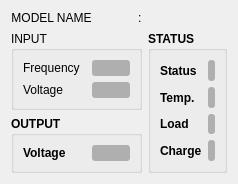
     <widget class="QWidget" name="tab_2">
      <attribute name="title">
       <string>UPS2</string>
      </attribute>
      <layout class="QGridLayout" name="gridLayout_9">
       <item row="0" column="0">
        <widget class="QLabel" name="label_16">
         <property name="maximumSize">
          <size>
           <width>16777215</width>
           <height>15</height>
          </size>
         </property>
         <property name="text">
          <string>MODEL NAME              :</string>
         </property>
         <property name="alignment">
          <set>Qt::AlignCenter</set>
         </property>
        </widget>
       </item>
       <item row="0" column="1">
        <widget class="QLabel" name="ups2_model">
         <property name="enabled">
          <bool>true</bool>
         </property>
         <property name="maximumSize">
          <size>
           <width>16777215</width>
           <height>15</height>
          </size>
         </property>
         <property name="font">
          <font>
           <weight>75</weight>
           <bold>true</bold>
          </font>
         </property>
         <property name="text">
          <string/>
         </property>
         <property name="alignment">
          <set>Qt::AlignCenter</set>
         </property>
        </widget>
       </item>
       <item row="1" column="0">
        <widget class="QGroupBox" name="groupBox_11">
         <property name="styleSheet">
          <string notr="true">font: 75 bold 9pt &quot;Sans Serif&quot;;</string>
         </property>
         <property name="title">
          <string>INPUT</string>
         </property>
         <layout class="QGridLayout" name="gridLayout_7">
          <item row="0" column="0">
           <widget class="QLabel" name="label_2">
            <property name="minimumSize">
             <size>
              <width>63</width>
              <height>0</height>
             </size>
            </property>
            <property name="styleSheet">
             <string notr="true">font: 9pt &quot;Sans Serif&quot;;</string>
            </property>
            <property name="text">
             <string>Frequency</string>
            </property>
           </widget>
          </item>
          <item row="0" column="1">
           <widget class="QLabel" name="ups2_input_freq">
            <property name="font">
             <font>
              <family>Sans Serif</family>
              <pointsize>9</pointsize>
              <weight>50</weight>
              <italic>false</italic>
              <bold>false</bold>
             </font>
            </property>
            <property name="styleSheet">
             <string notr="true">font: 9pt &quot;Sans Serif&quot;;
border-radius: 3px;
background-color: rgb(175, 175, 175);</string>
            </property>
            <property name="text">
             <string/>
            </property>
            <property name="alignment">
             <set>Qt::AlignCenter</set>
            </property>
           </widget>
          </item>
          <item row="1" column="0">
           <widget class="QLabel" name="label_4">
            <property name="minimumSize">
             <size>
              <width>63</width>
              <height>0</height>
             </size>
            </property>
            <property name="styleSheet">
             <string notr="true">font: 9pt &quot;Sans Serif&quot;;</string>
            </property>
            <property name="text">
             <string>Voltage</string>
            </property>
           </widget>
          </item>
          <item row="1" column="1">
           <widget class="QLabel" name="ups2_input_vol">
            <property name="font">
             <font>
              <family>Sans Serif</family>
              <pointsize>9</pointsize>
              <weight>50</weight>
              <italic>false</italic>
              <bold>false</bold>
             </font>
            </property>
            <property name="styleSheet">
             <string notr="true">font: 9pt &quot;Sans Serif&quot;;
border-radius: 3px;
background-color: rgb(175, 175, 175);</string>
            </property>
            <property name="text">
             <string/>
            </property>
            <property name="alignment">
             <set>Qt::AlignCenter</set>
            </property>
           </widget>
          </item>
         </layout>
        </widget>
       </item>
       <item row="1" column="1" rowspan="2">
        <widget class="QGroupBox" name="groupBox_10">
         <property name="font">
          <font>
           <weight>75</weight>
           <bold>true</bold>
          </font>
         </property>
         <property name="title">
          <string>STATUS</string>
         </property>
         <layout class="QGridLayout" name="gridLayout_6">
          <item row="0" column="0">
           <widget class="QLabel" name="label_8">
            <property name="styleSheet">
             <string notr="true">font: 9pt &quot;Sans Serif&quot;;</string>
            </property>
            <property name="text">
             <string>Status</string>
            </property>
           </widget>
          </item>
          <item row="0" column="1">
           <widget class="QLabel" name="ups2_status">
            <property name="font">
             <font>
              <family>Sans Serif</family>
              <pointsize>9</pointsize>
              <weight>50</weight>
              <italic>false</italic>
              <bold>false</bold>
             </font>
            </property>
            <property name="styleSheet">
             <string notr="true">font: 9pt &quot;Sans Serif&quot;;
border-radius: 3px;
background-color: rgb(175, 175, 175);</string>
            </property>
            <property name="text">
             <string/>
            </property>
            <property name="alignment">
             <set>Qt::AlignCenter</set>
            </property>
           </widget>
          </item>
          <item row="1" column="0">
           <widget class="QLabel" name="label_10">
            <property name="styleSheet">
             <string notr="true">font: 9pt &quot;Sans Serif&quot;;</string>
            </property>
            <property name="text">
             <string>Temp.</string>
            </property>
           </widget>
          </item>
          <item row="1" column="1">
           <widget class="QLabel" name="ups2_temp">
            <property name="font">
             <font>
              <family>Sans Serif</family>
              <pointsize>9</pointsize>
              <weight>50</weight>
              <italic>false</italic>
              <bold>false</bold>
             </font>
            </property>
            <property name="styleSheet">
             <string notr="true">font: 9pt &quot;Sans Serif&quot;;
border-radius: 3px;
background-color: rgb(175, 175, 175);</string>
            </property>
            <property name="text">
             <string/>
            </property>
            <property name="alignment">
             <set>Qt::AlignCenter</set>
            </property>
           </widget>
          </item>
          <item row="2" column="0">
           <widget class="QLabel" name="label_12">
            <property name="styleSheet">
             <string notr="true">font: 9pt &quot;Sans Serif&quot;;</string>
            </property>
            <property name="text">
             <string>Load</string>
            </property>
           </widget>
          </item>
          <item row="2" column="1">
           <widget class="QLabel" name="ups2_load">
            <property name="font">
             <font>
              <family>Sans Serif</family>
              <pointsize>9</pointsize>
              <weight>50</weight>
              <italic>false</italic>
              <bold>false</bold>
             </font>
            </property>
            <property name="styleSheet">
             <string notr="true">font: 9pt &quot;Sans Serif&quot;;
border-radius: 3px;
background-color: rgb(175, 175, 175);</string>
            </property>
            <property name="text">
             <string/>
            </property>
            <property name="alignment">
             <set>Qt::AlignCenter</set>
            </property>
           </widget>
          </item>
          <item row="3" column="0">
           <widget class="QLabel" name="label_14">
            <property name="styleSheet">
             <string notr="true">font: 9pt &quot;Sans Serif&quot;;</string>
            </property>
            <property name="text">
             <string>Charge</string>
            </property>
           </widget>
          </item>
          <item row="3" column="1">
           <widget class="QLabel" name="ups2_charge">
            <property name="font">
             <font>
              <family>Sans Serif</family>
              <pointsize>9</pointsize>
              <weight>50</weight>
              <italic>false</italic>
              <bold>false</bold>
             </font>
            </property>
            <property name="styleSheet">
             <string notr="true">font: 9pt &quot;Sans Serif&quot;;
border-radius: 3px;
background-color: rgb(175, 175, 175);</string>
            </property>
            <property name="text">
             <string/>
            </property>
            <property name="alignment">
             <set>Qt::AlignCenter</set>
            </property>
           </widget>
          </item>
         </layout>
        </widget>
       </item>
       <item row="2" column="0">
        <widget class="QGroupBox" name="groupBox_12">
         <property name="maximumSize">
          <size>
           <width>16777215</width>
           <height>60</height>
          </size>
         </property>
         <property name="font">
          <font>
           <weight>75</weight>
           <bold>true</bold>
          </font>
         </property>
         <property name="title">
          <string>OUTPUT</string>
         </property>
         <layout class="QGridLayout" name="gridLayout_8">
          <item row="0" column="0">
           <widget class="QLabel" name="label_6">
            <property name="minimumSize">
             <size>
              <width>63</width>
              <height>0</height>
             </size>
            </property>
            <property name="styleSheet">
             <string notr="true">font: 9pt &quot;Sans Serif&quot;;
border-radius: 3px;</string>
            </property>
            <property name="text">
             <string>Voltage</string>
            </property>
           </widget>
          </item>
          <item row="0" column="1">
           <widget class="QLabel" name="ups2_output_vol">
            <property name="font">
             <font>
              <family>Sans Serif</family>
              <pointsize>9</pointsize>
              <weight>50</weight>
              <italic>false</italic>
              <bold>false</bold>
             </font>
            </property>
            <property name="styleSheet">
             <string notr="true">font: 9pt &quot;Sans Serif&quot;;
border-radius: 3px;
background-color: rgb(175, 175, 175);</string>
            </property>
            <property name="text">
             <string/>
            </property>
            <property name="alignment">
             <set>Qt::AlignCenter</set>
            </property>
           </widget>
          </item>
         </layout>
        </widget>
       </item>
      </layout>
     </widget>
